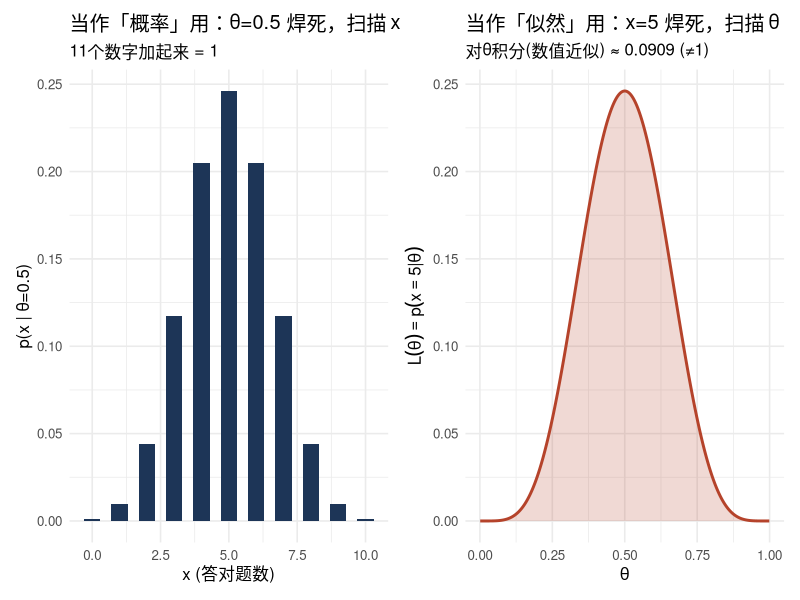
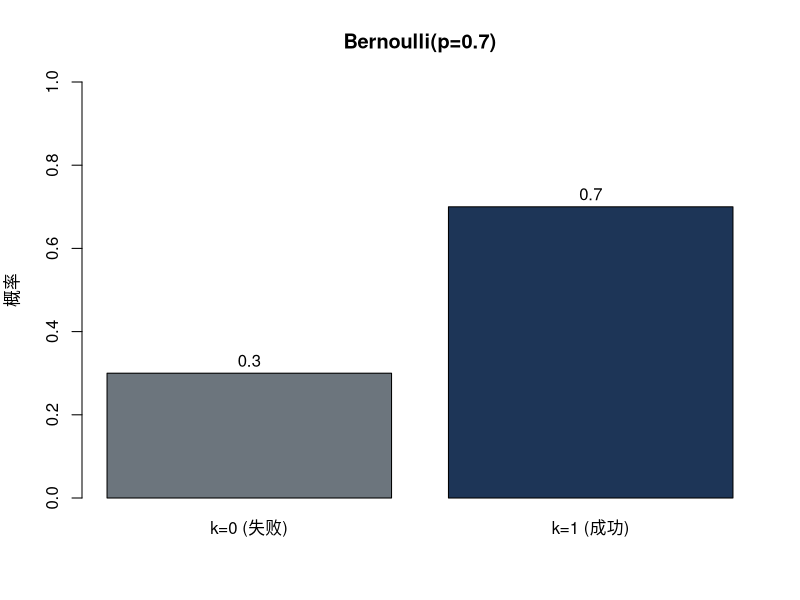
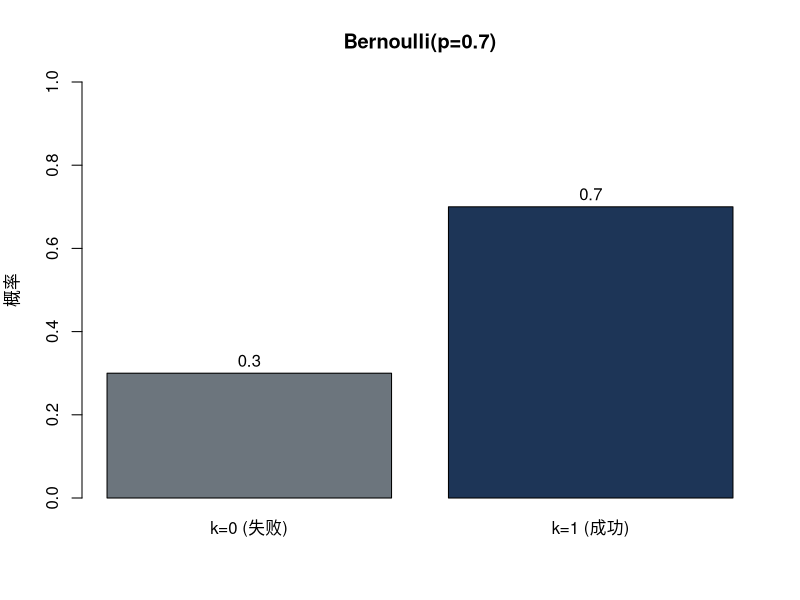
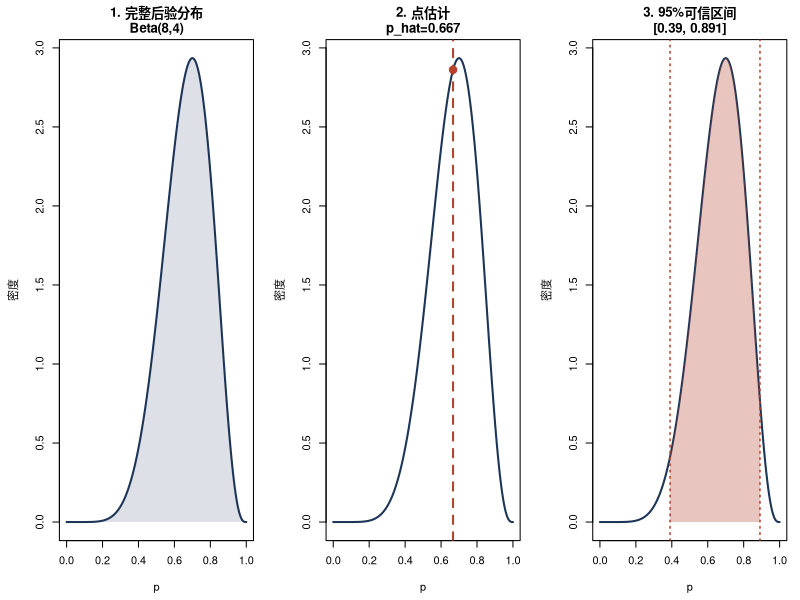
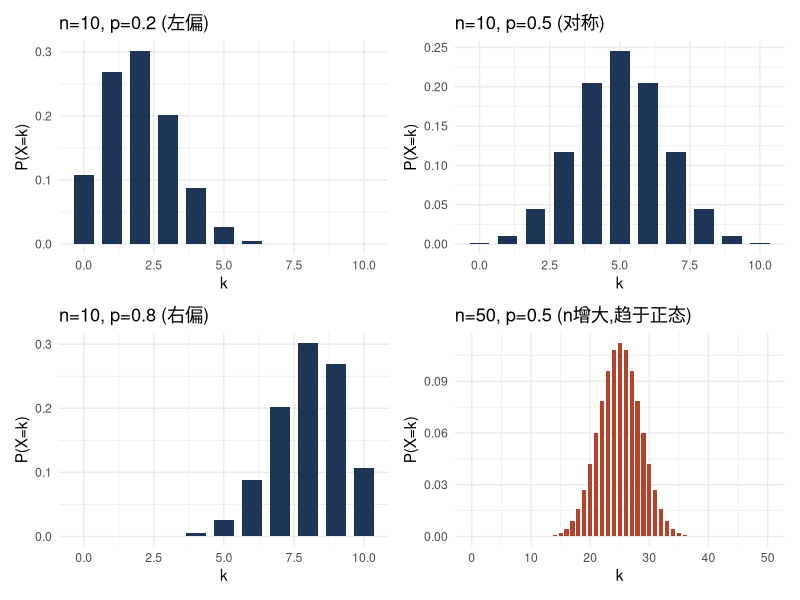
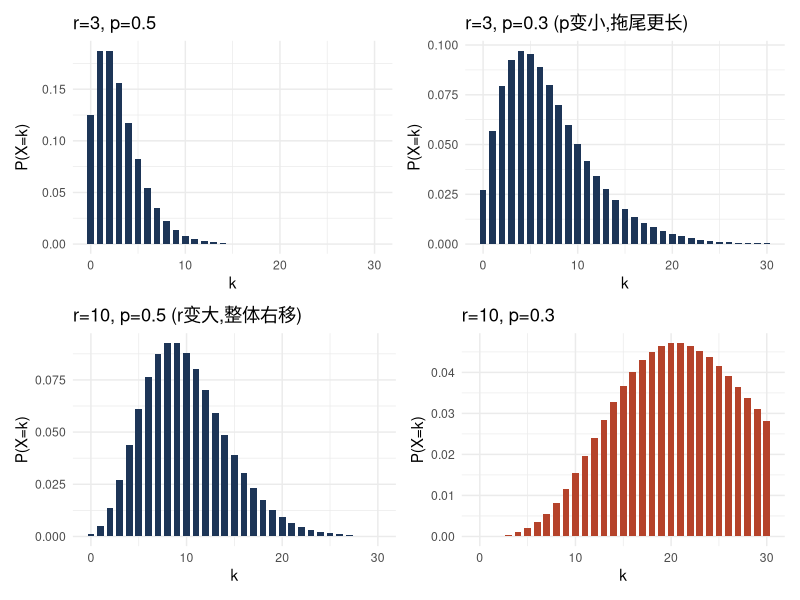
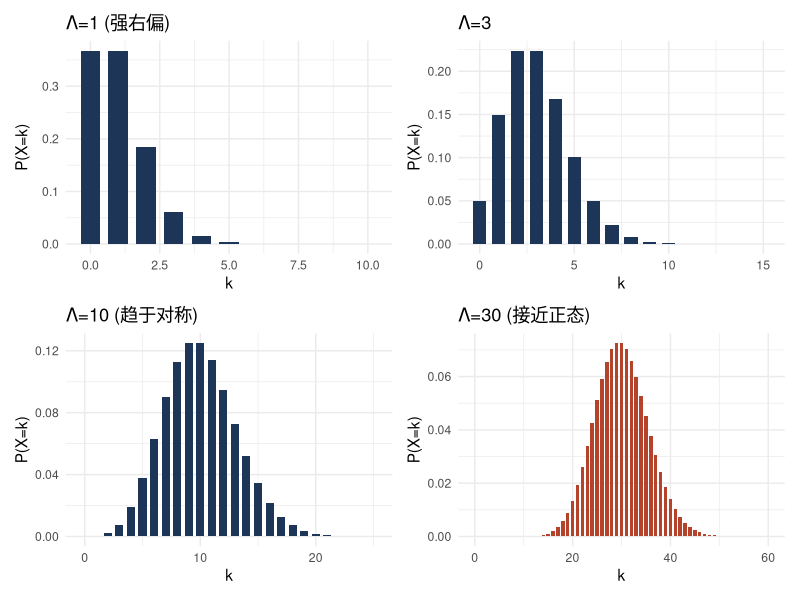
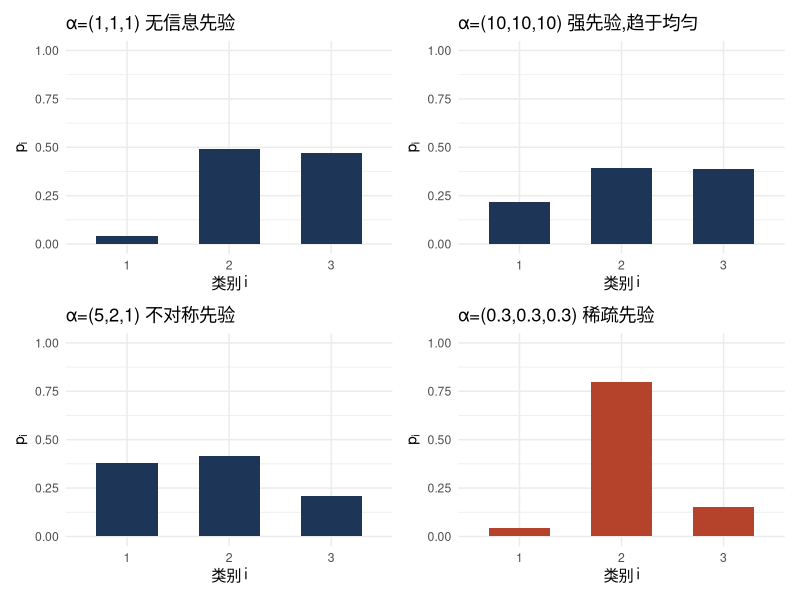

These figures' R source, in order:
## ---- chunk 1
#| label: fig-prob-vs-likelihood
#| fig-cap: "同一个函数 p(x|θ) 的两种使用姿势：固定θ扫描x(概率,加起来=1) vs 固定x扫描θ(似然,积分≠1)"
#| fig-alt: "左右两图对比,左图是theta固定为0.5时x从0到10的概率条形图,11个值之和为1;右图是x固定为5时theta从0到1的似然曲线,曲线下面积不等于1"
#| fig-width: 10
#| fig-height: 4.5
library(ggplot2)
library(patchwork)

# 左图: 当作"概率"用 —— θ焊死=0.5, x从0扫到10
x_vals <- 0:10
prob_df <- data.frame(x = x_vals, prob = dbinom(x_vals, size = 10, prob = 0.5))

p1 <- ggplot(prob_df, aes(x = x, y = prob)) +
  geom_col(fill = "#1D3557", width = 0.6) +
  labs(title = "当作「概率」用：θ=0.5 焊死，扫描 x",
       subtitle = paste0("11个数字加起来 = ", round(sum(prob_df$prob), 4)),
       x = "x (答对题数)", y = "p(x | θ=0.5)") +
  theme_minimal(base_size = 12)

# 右图: 当作"似然"用 —— x焊死=5, θ从0连续扫到1
theta_vals <- seq(0.001, 0.999, length.out = 300)
lik_df <- data.frame(theta = theta_vals, lik = dbinom(5, size = 10, prob = theta_vals))
integral_approx <- sum(lik_df$lik) * diff(theta_vals)[1]

p2 <- ggplot(lik_df, aes(x = theta, y = lik)) +
  geom_line(color = "#B5432B", linewidth = 1) +
  geom_area(fill = "#B5432B", alpha = 0.2) +
  labs(title = "当作「似然」用：x=5 焊死，扫描 θ",
       subtitle = paste0("对θ积分(数值近似) ≈ ", round(integral_approx, 4), " (≠1)"),
       x = expression(theta), y = expression(L(theta)==p(x==5*"|"*theta))) +
  theme_minimal(base_size = 12)

p1 | p2
## ---- chunk 2
p1=dbinom(5,10,1/2)*.1 
p2=dbinom(5,10,1/4)*.9 
(post=p1/(p1+p2) )
## ---- chunk 3
#| label: fig-bernoulli
#| fig-cap: "Bernoulli(p=0.7) 分布：只有两个取值，k=0 和 k=1"
#| fig-alt: "柱状图,显示Bernoulli分布在p=0.7时的两根柱子,k=0高度0.3,k=1高度0.7"

p <- 0.7
x <- c(0, 1)
probs <- dbinom(x, size = 1, prob = p)  # Bernoulli 就是 size=1 的二项分布

barplot(probs, names.arg = c("k=0 (失败)", "k=1 (成功)"),
        col = c("#6C757D", "#1D3557"),
        ylim = c(0, 1),
        main = paste0("Bernoulli(p=", p, ")"),
        ylab = "概率")
text(x = c(0.7, 1.9), y = probs + 0.03, labels = round(probs, 2))
## ---- chunk 4
p <- 0.7
x <- c(0, 1)
probs <- dbinom(x, size = 1, prob = p)  # Bernoulli 就是 size=1 的二项分布

barplot(probs, names.arg = c("k=0 (失败)", "k=1 (成功)"),
        col = c("#6C757D", "#1D3557"),
        ylim = c(0, 1),
        main = paste0("Bernoulli(p=", p, ")"),
        ylab = "概率")
text(x = c(0.7, 1.9), y = probs + 0.03, labels = round(probs, 2))
## ---- chunk 5
#| label: fig-posterior-three-uses
#| fig-cap: "拿到后验超参数 Beta(8,4) 之后的三种典型用法：完整分布、点估计、可信区间"
#| fig-alt: "三宫格图,依次展示Beta(8,4)后验分布的完整密度曲线、标注点估计位置的曲线、以及标注95%可信区间阴影范围的曲线"
#| fig-width: 10
#| fig-height: 4

alpha_post <- 8; beta_post <- 4
x <- seq(0, 1, length.out = 300)

par(mfrow = c(1, 3), mar = c(4.5, 4.5, 3, 1))

# 1. 完整后验分布
plot(x, dbeta(x, alpha_post, beta_post), type = "l", lwd = 2, col = "#1D3557",
     main = "1. 完整后验分布\nBeta(8,4)", xlab = "p", ylab = "密度")
polygon(c(x, rev(x)), c(dbeta(x, alpha_post, beta_post), rep(0, length(x))),
        col = adjustcolor("#1D3557", 0.15), border = NA)

# 2. 点估计(后验均值)
p_hat <- alpha_post / (alpha_post + beta_post)
plot(x, dbeta(x, alpha_post, beta_post), type = "l", lwd = 2, col = "#1D3557",
     main = paste0("2. 点估计\np_hat=", round(p_hat, 3)), xlab = "p", ylab = "密度")
abline(v = p_hat, col = "#B5432B", lwd = 2, lty = 2)
points(p_hat, dbeta(p_hat, alpha_post, beta_post), col = "#B5432B", pch = 19, cex = 1.5)

# 3. 95%可信区间
ci <- qbeta(c(0.025, 0.975), alpha_post, beta_post)
plot(x, dbeta(x, alpha_post, beta_post), type = "l", lwd = 2, col = "#1D3557",
     main = paste0("3. 95%可信区间\n[", round(ci[1], 3), ", ", round(ci[2], 3), "]"),
     xlab = "p", ylab = "密度")
x_ci <- x[x >= ci[1] & x <= ci[2]]
polygon(c(x_ci, rev(x_ci)), c(dbeta(x_ci, alpha_post, beta_post), rep(0, length(x_ci))),
        col = adjustcolor("#B5432B", 0.3), border = NA)
abline(v = ci, col = "#B5432B", lwd = 1.5, lty = 3)
## ---- chunk 6
#| label: fig-binomial-shapes
#| fig-cap: "二项分布的四种代表性形状：n、p 不同,分布的偏态和集中程度也不同"
#| fig-alt: "四宫格图,分别展示n=10不同p值下的左偏/对称/右偏分布,以及n=50时分布趋近正态的效果"
#| fig-width: 9
#| fig-height: 7

library(ggplot2)
library(patchwork)

make_binom_plot <- function(n, p, title) {
  df <- data.frame(x = 0:n, prob = dbinom(0:n, n, p))
  ggplot(df, aes(x = x, y = prob)) +
    geom_col(fill = "#1D3557", width = 0.7) +
    labs(title = title, x = "k", y = "P(X=k)") +
    theme_minimal(base_size = 11)
}

p1 <- make_binom_plot(10, 0.2, "n=10, p=0.2 (左偏)")
p2 <- make_binom_plot(10, 0.5, "n=10, p=0.5 (对称)")
p3 <- make_binom_plot(10, 0.8, "n=10, p=0.8 (右偏)")
p4 <- make_binom_plot(50, 0.5, "n=50, p=0.5 (n增大,趋于正态)") +
  geom_col(fill = "#B5432B", width = 0.7)

(p1 | p2) / (p3 | p4)   # patchwork 的排版语法: | 左右拼, / 上下拼
## ---- chunk 7
#| label: fig-negbinom-shapes
#| fig-cap: "负二项分布的形状随 r 和 p 变化"
#| fig-alt: "四宫格图,展示不同r、p组合下负二项分布的形状差异"
#| fig-width: 9
#| fig-height: 7

library(ggplot2)
library(patchwork)

make_negbinom_plot <- function(r, p, title, kmax = 30) {
  df <- data.frame(x = 0:kmax, prob = dnbinom(0:kmax, size = r, prob = p))
  ggplot(df, aes(x = x, y = prob)) +
    geom_col(fill = "#1D3557", width = 0.7) +
    labs(title = title, x = "k", y = "P(X=k)") +
    theme_minimal(base_size = 11)
}

p1 <- make_negbinom_plot(3, 0.5, "r=3, p=0.5")
p2 <- make_negbinom_plot(3, 0.3, "r=3, p=0.3 (p变小,拖尾更长)")
p3 <- make_negbinom_plot(10, 0.5, "r=10, p=0.5 (r变大,整体右移)")
p4 <- make_negbinom_plot(10, 0.3, "r=10, p=0.3") +
  geom_col(fill = "#B5432B", width = 0.7)

(p1 | p2) / (p3 | p4)
## ---- chunk 8
#| label: fig-poisson-shapes
#| fig-cap: "Poisson 分布的形状随 Λ 变化：Λ 越大,分布越向右移、越接近对称"
#| fig-alt: "四宫格图,展示不同Lambda值下Poisson分布从右偏到近似对称的形状变化"
#| fig-width: 9
#| fig-height: 7

library(ggplot2)
library(patchwork)

make_pois_plot <- function(lambda, title, kmax) {
  df <- data.frame(x = 0:kmax, prob = dpois(0:kmax, lambda = lambda))
  ggplot(df, aes(x = x, y = prob)) +
    geom_col(fill = "#1D3557", width = 0.7) +
    labs(title = title, x = "k", y = "P(X=k)") +
    theme_minimal(base_size = 11)
}

p1 <- make_pois_plot(1, "Λ=1 (强右偏)", kmax = 10)
p2 <- make_pois_plot(3, "Λ=3", kmax = 15)
p3 <- make_pois_plot(10, "Λ=10 (趋于对称)", kmax = 25)
p4 <- make_pois_plot(30, "Λ=30 (接近正态)", kmax = 60) +
  geom_col(fill = "#B5432B", width = 0.7)

(p1 | p2) / (p3 | p4)
## ---- chunk 9
#| label: fig-dirichlet-samples
#| fig-cap: "Dirichlet(α) 先验的抽样示例：α 的大小和相对比例,决定了类别概率p的分布形态"
#| fig-alt: "四宫格图,展示不同alpha参数下从Dirichlet分布抽样得到的类别概率条形图"
#| fig-width: 9
#| fig-height: 7

library(ggplot2)
library(patchwork)

# base R 没有内置 rdirichlet，用 rgamma 手写（标准做法，不依赖额外包）
rdirichlet_manual <- function(n, alpha) {
  k <- length(alpha)
  samples <- matrix(rgamma(n * k, shape = alpha, rate = 1), ncol = k, byrow = TRUE)
  samples / rowSums(samples)
}

make_dirichlet_plot <- function(alpha, title, seed = 1) {
  set.seed(seed)
  p <- rdirichlet_manual(1, alpha)
  df <- data.frame(category = factor(seq_along(alpha)), prob = as.vector(p))
  ggplot(df, aes(x = category, y = prob)) +
    geom_col(fill = "#1D3557", width = 0.6) +
    ylim(0, 1) +
    labs(title = title, x = "类别 i", y = expression(p[i])) +
    theme_minimal(base_size = 11)
}

p1 <- make_dirichlet_plot(c(1,1,1), "α=(1,1,1) 无信息先验")
p2 <- make_dirichlet_plot(c(10,10,10), "α=(10,10,10) 强先验,趋于均匀")
p3 <- make_dirichlet_plot(c(5,2,1), "α=(5,2,1) 不对称先验")
p4 <- make_dirichlet_plot(c(0.3,0.3,0.3), "α=(0.3,0.3,0.3) 稀疏先验") +
  geom_col(fill = "#B5432B", width = 0.6)

(p1 | p2) / (p3 | p4)
## ---- chunk 10
#| label: fig-multinomial-samples
#| fig-cap: "多项分布抽样示例：固定 n,不同 p 组合下各类别的实际计数"
#| fig-alt: "四宫格图,展示相同试验次数n下不同概率向量p产生的各类别计数条形图"
#| fig-width: 9
#| fig-height: 7

library(ggplot2)
library(patchwork)

make_multi_plot <- function(n, p, title, seed = 1) {
  set.seed(seed)
  x <- as.vector(rmultinom(1, size = n, prob = p))
  df <- data.frame(category = factor(seq_along(p)), count = x)
  ggplot(df, aes(x = category, y = count)) +
    geom_col(fill = "#1D3557", width = 0.6) +
    labs(title = title, x = "类别 i", y = expression(x[i])) +
    theme_minimal(base_size = 11)
}

p1 <- make_multi_plot(100, c(1/3,1/3,1/3), "n=100, p均匀(1/3,1/3,1/3)")
p2 <- make_multi_plot(100, c(0.6,0.3,0.1), "n=100, p不均匀(0.6,0.3,0.1)")
p3 <- make_multi_plot(20,  c(1/3,1/3,1/3), "n=20 (样本量小,波动更大)")
p4 <- make_multi_plot(100, c(0.6,0.3,0.1), "n=100, 换个随机种子(抽样波动)", seed = 7) +
  geom_col(fill = "#B5432B", width = 0.6)

(p1 | p2) / (p3 | p4)

## ---- chunk 11
#| label: fig-hypergeom-vs-binom
#| fig-cap: "超几何分布 vs 二项分布：当 N 远大于 n 时(不放回抽样接近有放回抽样),两者趋于一致"
#| fig-alt: "四宫格图,对比超几何分布和二项分布在总体规模N不同时的形状差异,展示N增大时两者趋同的效果"
#| fig-width: 9
#| fig-height: 7

library(ggplot2)
library(patchwork)

# 注意 R 的 dhyper(x, m, n, k) 参数名和书中记号不同:
#   m = K (总体中具有特征的个数), n = N-K (不具有特征的个数), k = 抽取次数(书中的n)
make_compare_plot <- function(N, K, ndraw, title) {
  x <- 0:ndraw
  df <- data.frame(
    x = rep(x, 2),
    prob = c(dhyper(x, m = K, n = N - K, k = ndraw),
             dbinom(x, size = ndraw, prob = K / N)),
    分布 = rep(c("超几何(不放回)", "二项(有放回近似)"), each = length(x))
  )
  ggplot(df, aes(x = x, y = prob, fill = 分布)) +
    geom_col(position = "dodge", width = 0.7) +
    scale_fill_manual(values = c("#1D3557", "#B5432B")) +
    labs(title = title, x = "k", y = "P(X=k)") +
    theme_minimal(base_size = 10) +
    theme(legend.position = "bottom")
}

p1 <- make_compare_plot(N = 20,  K = 7, ndraw = 5, "N=20 (总体小,两者差异明显)")
p2 <- make_compare_plot(N = 50,  K = 17.5, ndraw = 5, "N=50")
p3 <- make_compare_plot(N = 200, K = 70, ndraw = 5, "N=200")
p4 <- make_compare_plot(N = 2000, K = 700, ndraw = 5, "N=2000 (N远大于n,两者几乎重合)")

(p1 | p2) / (p3 | p4)
## ---- chunk 12
#| label: fig-geometric-shapes
#| fig-cap: "几何分布的形状随 p 变化：p 越小,需要等待的试验次数越长、拖尾越长"
#| fig-alt: "四宫格图,展示不同成功概率p下几何分布从快速衰减到长尾拖延的形状变化"
#| fig-width: 9
#| fig-height: 7

library(ggplot2)
library(patchwork)

# 注意: R的dgeom(x,prob)中x是"失败次数"(0,1,2,...)
# 书中的k是"总试验次数"(1,2,3,...), 换算关系: 书中k = R的x + 1
make_geom_plot <- function(p, title, kmax) {
  k <- 1:kmax                      # 书中的 k(总试验次数)
  probs <- dgeom(k - 1, prob = p)  # 转换成 R 的 x = k - 1(失败次数)再调用
  df <- data.frame(k = k, prob = probs)
  ggplot(df, aes(x = k, y = prob)) +
    geom_col(fill = "#1D3557", width = 0.7) +
    labs(title = title, x = "k (总试验次数)", y = "P(K=k)") +
    theme_minimal(base_size = 11)
}

p1 <- make_geom_plot(0.7, "p=0.7 (成功率高,很快结束)", kmax = 10)
p2 <- make_geom_plot(0.5, "p=0.5", kmax = 15)
p3 <- make_geom_plot(0.3, "p=0.3", kmax = 20)
p4 <- make_geom_plot(0.1, "p=0.1 (成功率低,长尾拖延)", kmax = 40) +
  geom_col(fill = "#B5432B", width = 0.7)

(p1 | p2) / (p3 | p4)
## ---- chunk 13
#| label: fig-normal-normal-update
#| fig-cap: "正态-正态共轭更新(情况a):方差已知,随n增大,后验分布如何从先验逐步收缩、逼近真实均值"
#| fig-alt: "四宫格图,展示样本量n从0到50时,均值mu的后验分布逐渐变窄并向真实值靠拢的过程"
#| fig-width: 9
#| fig-height: 7

library(ggplot2)
library(patchwork)

set.seed(1)
true_mu <- 5
sigma_sq <- 4                       # 已知的观测方差
mu0 <- 0; sigma0_sq <- 100          # 先验很弱(方差大=不确定)
x_all <- rnorm(50, mean = true_mu, sd = sqrt(sigma_sq))

make_posterior_plot <- function(n, title) {
  if (n == 0) {
    post_mean <- mu0; post_var <- sigma0_sq
  } else {
    x <- x_all[1:n]
    post_var <- 1 / (1/sigma0_sq + n/sigma_sq)
    post_mean <- post_var * (mu0/sigma0_sq + sum(x)/sigma_sq)
  }
  grid <- seq(-10, 15, length.out = 300)
  df <- data.frame(mu = grid, density = dnorm(grid, post_mean, sqrt(post_var)))
  ggplot(df, aes(x = mu, y = density)) +
    geom_line(color = "#1D3557", linewidth = 1) +
    geom_vline(xintercept = true_mu, linetype = "dashed", color = "#B5432B") +
    labs(title = title, x = expression(mu), y = "后验密度") +
    theme_minimal(base_size = 11)
}

p1 <- make_posterior_plot(0,  "n=0 (只有先验,很平坦)")
p2 <- make_posterior_plot(3,  "n=3 (少量数据,开始收缩)")
p3 <- make_posterior_plot(10, "n=10 (更集中,更靠近真值)")
p4 <- make_posterior_plot(50, "n=50 (高度集中于真值附近)")

(p1 | p2) / (p3 | p4)
## ---- chunk 14
#| label: fig-gamma-shapes
#| fig-cap: "Gamma分布的形状随 α(形状参数)、β(速率参数)变化"
#| fig-alt: "四宫格图,展示不同alpha和beta参数组合下Gamma分布从指数型衰减到类正态峰形的形状变化"
#| fig-width: 9
#| fig-height: 7

library(ggplot2)
library(patchwork)

make_gamma_plot <- function(alpha, beta, title, xmax) {
  x <- seq(0.001, xmax, length.out = 300)
  df <- data.frame(x = x, density = dgamma(x, shape = alpha, rate = beta))
  ggplot(df, aes(x = x, y = density)) +
    geom_area(fill = "#1D3557", alpha = 0.7) +
    geom_line(color = "#1D3557", linewidth = 0.8) +
    labs(title = title, x = "x", y = "f(x)") +
    theme_minimal(base_size = 11)
}

p1 <- make_gamma_plot(1, 1, "α=1, β=1 (退化为指数分布)", xmax = 6)
p2 <- make_gamma_plot(2, 1, "α=2, β=1 (开始出现峰形)", xmax = 8)
p3 <- make_gamma_plot(5, 1, "α=5, β=1 (更对称,类似正态)", xmax = 15)
p4 <- make_gamma_plot(5, 2, "α=5, β=2 (β增大,整体左移变窄)", xmax = 10) +
  geom_area(fill = "#B5432B", alpha = 0.7) + geom_line(color = "#B5432B", linewidth = 0.8)

(p1 | p2) / (p3 | p4)
## ---- chunk 15
#| label: fig-exponential-shapes
#| fig-cap: "指数分布的形状随速率 Λ 变化：Λ 越大,概率质量越快衰减、越集中在小x附近"
#| fig-alt: "四宫格图,展示不同速率参数Lambda下指数分布从快速衰减到缓慢拖尾的形状变化"
#| fig-width: 9
#| fig-height: 7

library(ggplot2)
library(patchwork)

make_exp_plot <- function(lambda, title, xmax) {
  x <- seq(0, xmax, length.out = 300)
  df <- data.frame(x = x, density = dexp(x, rate = lambda))
  ggplot(df, aes(x = x, y = density)) +
    geom_area(fill = "#1D3557", alpha = 0.7) +
    geom_line(color = "#1D3557", linewidth = 0.8) +
    labs(title = title, x = "x", y = "f(x)") +
    theme_minimal(base_size = 11)
}

p1 <- make_exp_plot(2,   "Λ=2 (快速衰减)", xmax = 4)
p2 <- make_exp_plot(1,   "Λ=1", xmax = 6)
p3 <- make_exp_plot(0.5, "Λ=0.5", xmax = 10)
p4 <- make_exp_plot(0.2, "Λ=0.2 (缓慢拖尾)", xmax = 20) +
  geom_area(fill = "#B5432B", alpha = 0.7) + geom_line(color = "#B5432B", linewidth = 0.8)

(p1 | p2) / (p3 | p4)
## ---- chunk 16
#| label: fig-invgamma-shapes
#| fig-cap: "逆Gamma分布的形状随 α、β 变化：常用作方差参数的共轭先验,注意它的重尾特性"
#| fig-alt: "四宫格图,展示不同alpha和beta参数组合下逆Gamma分布的形状差异,体现其右侧重尾特性"
#| fig-width: 9
#| fig-height: 7

library(ggplot2)
library(patchwork)

# base R 没有内置 dinvgamma，手写(标准做法：Y~Gamma, X=1/Y 变换)
dinvgamma <- function(x, alpha, beta) {
  beta^alpha / gamma(alpha) * x^(-alpha - 1) * exp(-beta / x)
}

make_invgamma_plot <- function(alpha, beta, title, xmax) {
  x <- seq(0.01, xmax, length.out = 300)
  df <- data.frame(x = x, density = dinvgamma(x, alpha, beta))
  ggplot(df, aes(x = x, y = density)) +
    geom_area(fill = "#1D3557", alpha = 0.7) +
    geom_line(color = "#1D3557", linewidth = 0.8) +
    labs(title = title, x = "x", y = "f(x)") +
    theme_minimal(base_size = 11)
}

p1 <- make_invgamma_plot(2, 1, "α=2, β=1", xmax = 5)
p2 <- make_invgamma_plot(2, 3, "α=2, β=3 (β增大,整体右移)", xmax = 8)
p3 <- make_invgamma_plot(5, 3, "α=5, β=3 (α增大,峰更集中)", xmax = 5)
p4 <- make_invgamma_plot(1, 1, "α=1, β=1 (α小,重尾更明显)", xmax = 10) +
  geom_area(fill = "#B5432B", alpha = 0.7) + geom_line(color = "#B5432B", linewidth = 0.8)

(p1 | p2) / (p3 | p4)
## ---- chunk 17
#| label: fig-beta-shapes
#| fig-cap: "Beta分布的形状随 α、β 变化：这是本书前面几乎所有比例类参数的共轭先验"
#| fig-alt: "四宫格图,展示不同alpha和beta参数组合下Beta分布从均匀到左偏、右偏、U形的形状变化"
#| fig-width: 9
#| fig-height: 7

library(ggplot2)
library(patchwork)

make_beta_plot <- function(alpha, beta, title) {
  x <- seq(0.001, 0.999, length.out = 300)
  df <- data.frame(x = x, density = dbeta(x, alpha, beta))
  ggplot(df, aes(x = x, y = density)) +
    geom_area(fill = "#1D3557", alpha = 0.7) +
    geom_line(color = "#1D3557", linewidth = 0.8) +
    labs(title = title, x = "x", y = "f(x)") +
    theme_minimal(base_size = 11)
}

p1 <- make_beta_plot(1, 1, "α=1, β=1 (退化为均匀分布)")
p2 <- make_beta_plot(2, 5, "α=2, β=5 (左偏,偏向小x)")
p3 <- make_beta_plot(5, 2, "α=5, β=2 (右偏,偏向大x)")
p4 <- make_beta_plot(0.5, 0.5, "α=0.5, β=0.5 (U形,两端极化)") +
  geom_area(fill = "#B5432B", alpha = 0.7) + geom_line(color = "#B5432B", linewidth = 0.8)

(p1 | p2) / (p3 | p4)
## ---- chunk 18
#| label: fig-dirichlet-beta-equivalence
#| fig-cap: "验证：k=2 时 Dirichlet(α1,α2) 退化为 Beta(α1,α2)"
#| fig-alt: "对比图,展示k=2维Dirichlet分布第一分量的抽样直方图与理论Beta分布密度曲线完全重合"
#| fig-width: 7
#| fig-height: 5

library(ggplot2)

rdirichlet_manual <- function(n, alpha) {
  k <- length(alpha)
  samples <- matrix(rgamma(n * k, shape = alpha, rate = 1), ncol = k, byrow = TRUE)
  samples / rowSums(samples)
}

set.seed(1)
alpha1 <- 3; alpha2 <- 5
samples <- rdirichlet_manual(50000, c(alpha1, alpha2))
df <- data.frame(x = samples[, 1])

ggplot(df, aes(x = x)) +
  geom_histogram(aes(y = after_stat(density)), bins = 60,
                  fill = "#1D3557", alpha = 0.6) +
  stat_function(fun = dbeta, args = list(shape1 = alpha1, shape2 = alpha2),
                color = "#B5432B", linewidth = 1) +
  labs(title = "Dirichlet(3,5) 第一分量的抽样直方图 vs Beta(3,5) 理论曲线",
       x = "x", y = "密度") +
  theme_minimal(base_size = 11)
